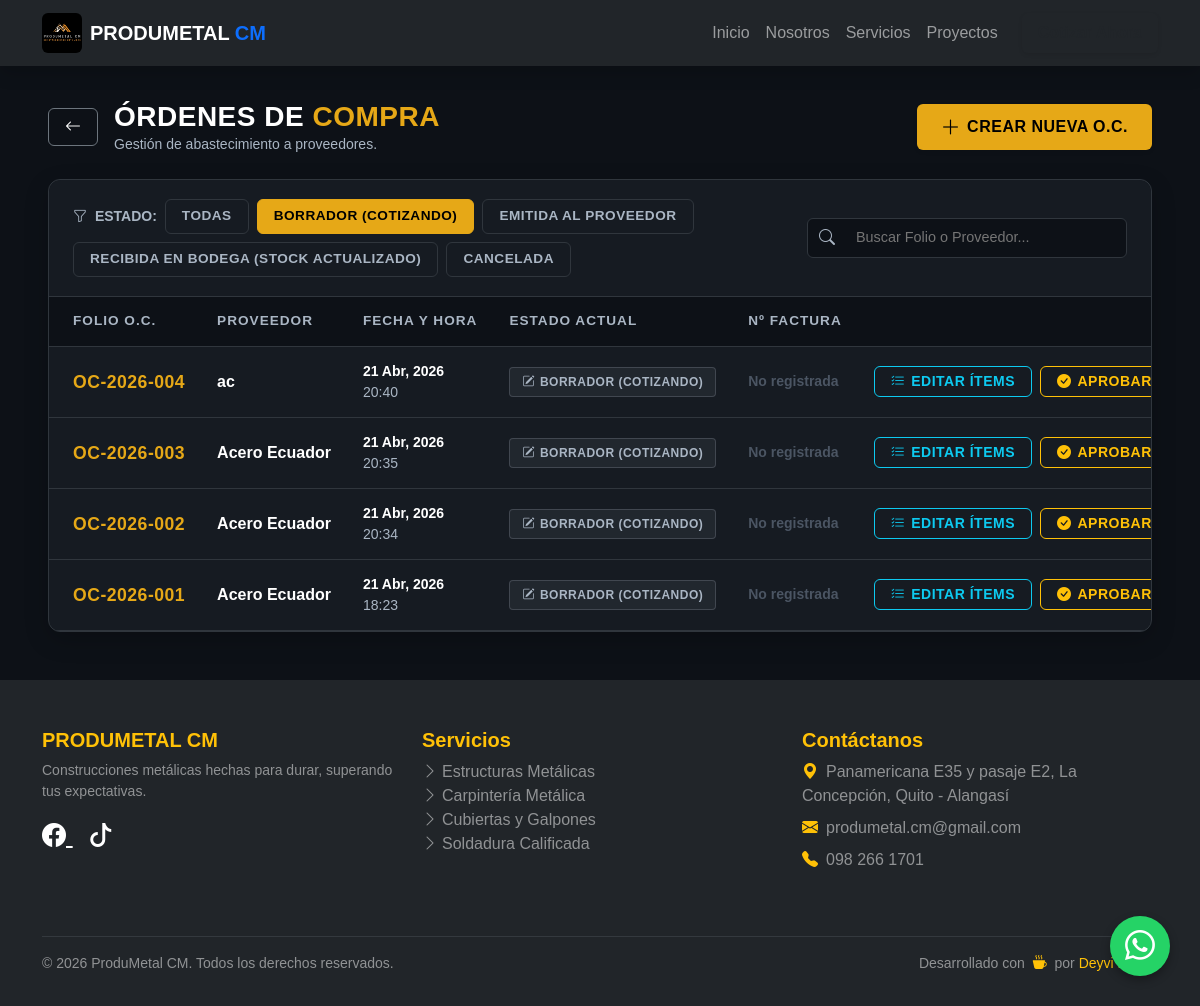
/erp/ordenes-compra/?estado=BORRADOR (signed in), run on an earlier commit of the app's database.
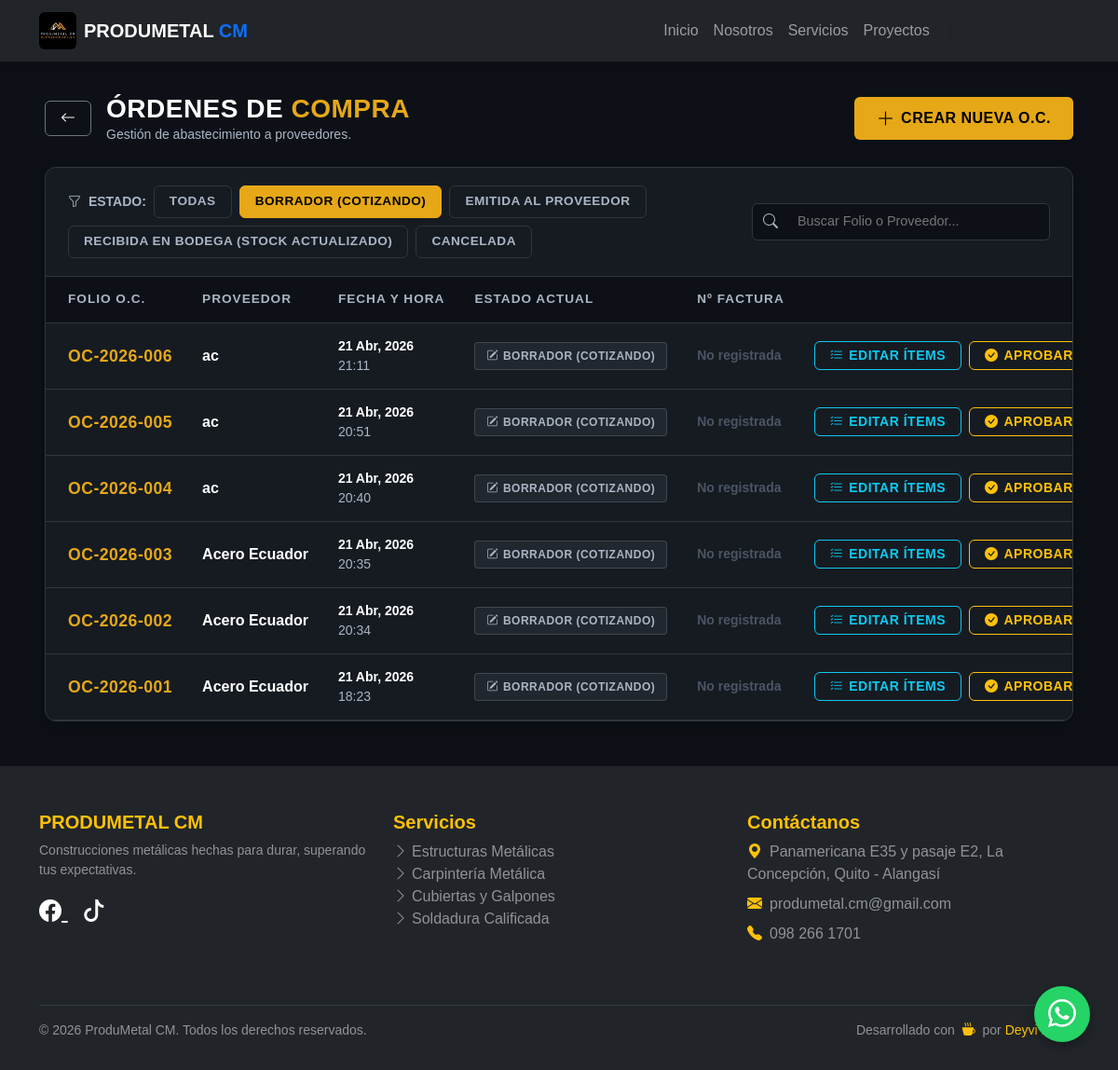
And on a later commit of the database.
### web/models.py (models this page shows, shortened)
class OrdenCompra(models.Model):
    ESTADOS = [
        ('BORRADOR', 'Borrador (Cotizando)'),
        ('EMITIDA', 'Emitida al Proveedor'),
        ('RECIBIDA', 'Recibida en Bodega (Stock Actualizado)'),
        ('CANCELADA', 'Cancelada'),
    ]
    folio = models.CharField(max_length=20, unique=True, blank=True, editable=False)
    proveedor = models.CharField(max_length=200, help_text="Nombre de la ferretería o distribuidor")
    fecha_creacion = models.DateTimeField(auto_now_add=True)
    creado_por = models.ForeignKey(User, on_delete=models.PROTECT, related_name='ordenes_compra')
    estado = models.CharField(max_length=20, choices=ESTADOS, default='BORRADOR')
    numero_factura = models.CharField(max_length=100, blank=True, null=True, verbose_name="N° de Factura")
    observaciones = models.TextField(blank=True, null=True, verbose_name="Observaciones")
    documento_respaldo = models.FileField(
        upload_to='compras_facturas/%Y/%m/',
        blank=True, null=True,
        validators=[FileExtensionValidator(allowed_extensions=['pdf', 'jpg', 'png'])],
        help_text="Sube la factura, nota de venta o guía de remisión"
    )
    class Meta:
        verbose_name_plural = "Órdenes de Compra"

### web/views.py (the view)
# urls.py: path('erp/ordenes-compra/', views.listar_ordenes_compra, name='listar_ordenes_compra'),
@login_required(login_url='login')
@user_passes_test(lambda u: es_bodeguero(u) or es_admin(u), login_url='dashboard_erp')
def listar_ordenes_compra(request):
    es_administrador = es_admin(request.user)
    if es_administrador:
        ordenes = OrdenCompra.objects.all().order_by('-fecha_creacion')
        estados_permitidos = OrdenCompra.ESTADOS
    else:
        ordenes = OrdenCompra.objects.exclude(estado='BORRADOR').order_by('-fecha_creacion')
        estados_permitidos = [est for est in OrdenCompra.ESTADOS if est[0] != 'BORRADOR']
    estado = request.GET.get('estado')
    if estado:
        ordenes = ordenes.filter(estado=estado)
    return render(request, 'web/erp/listar_oc.html', {
        'ordenes': ordenes,
        'estados': estados_permitidos,
        'estado_filtro': estado,
        'rol': 'Administrador' if es_administrador else 'Bodeguero',
    })

### web/views.py (called while the page is built)
def es_admin(user):
    return user.is_superuser

def es_bodeguero(user):
    return user.groups.filter(name='Bodeguero').exists() or user.is_superuser

### web/templates/web/erp/listar_oc.html (shortened to what the changed rows need)
{% extends 'web/base.html' %}
{% load static %}
{% block content %}
<div class="container-fluid px-3 px-xl-5 erp-container mb-5">
    <div class="card card-minimal overflow-hidden">
        <div class="filtros-bar">
            <div class="d-flex flex-column flex-lg-row justify-content-between align-items-start align-items-lg-center gap-3 w-100">
                <div class="d-flex flex-wrap align-items-center gap-2">
                    <span class="text-muted small text-uppercase fw-bold d-none d-md-inline"><i class="bi bi-funnel me-1"></i> Estado:</span>
                    <a href="?" class="filtro-chip {% if not estado_filtro %}active{% endif %}">Todas</a>
                    {% for clave, valor in estados %}
                        <a href="?estado={{ clave }}" class="filtro-chip {% if estado_filtro == clave %}active{% endif %}">
                            {{ valor }}
                        </a>
                    {% endfor %}
                </div>
            </div>
        </div>
        <div class="table-responsive">
            <table class="table table-modern mb-0" id="ocTable">
                <thead>
                    <tr>
                        <th class="ps-4">Folio O.C.</th>
                        <th>Proveedor</th>
                        <th>Fecha y Hora</th>
                        <th>Estado Actual</th>
                        <th>Nº Factura</th>
                        <th class="text-end pe-4">Acciones Operativas</th>
                    </tr>
                </thead>
                <tbody>
                    {% for oc in ordenes %}
                    <tr class="oc-row" data-busqueda="{{ oc.folio|lower }} {{ oc.proveedor|lower }} {{ oc.numero_factura|lower }}">
                        <td class="ps-4">
                            <div class="fw-bold" style="color: var(--pm-amber); font-size: 1.1rem; font-family: var(--font-display); letter-spacing: 0.5px;">{{ oc.folio }}</div>
                        </td>
                        <td>
                            <div class="fw-bold" style="color: var(--pm-text);">{{ oc.proveedor }}</div>
                        </td>
                        <td class="text-muted small">
                            <div class="fw-bold text-white">{{ oc.fecha_creacion|date:"d M, Y" }}</div>
                            {{ oc.fecha_creacion|time:"H:i" }}
                        </td>
                        <td>
                            <span class="badge-soft
                                {% if oc.estado == 'BORRADOR' %}badge-soft-borrador
                                {% elif oc.estado == 'EMITIDA' %}badge-soft-emitida
                                {% elif oc.estado == 'RECIBIDA' %}badge-soft-success
                                {% else %}badge-soft-danger{% endif %}">
                                {% if oc.estado == 'BORRADOR' %}<i class="bi bi-pencil-square"></i>
                                {% elif oc.estado == 'EMITIDA' %}<i class="bi bi-send-check"></i>
                                {% elif oc.estado == 'RECIBIDA' %}<i class="bi bi-box-seam"></i>
                                {% else %}<i class="bi bi-x-circle"></i>{% endif %}
                                {{ oc.get_estado_display }}
                            </span>
                        </td>
                        <td class="text-muted small fw-bold">
                            {{ oc.numero_factura|default:"<span style='color: #4b5563;'>No registrada</span>"|safe }}
                        </td>
                        <td class="text-end pe-4">
                            <div class="d-flex justify-content-end gap-2">
                                {% if oc.estado == 'BORRADOR' %}
                                    <a href="{% url 'añadir_items_oc' oc.id %}" class="btn btn-sm btn-outline-info btn-minimal px-3 py-1 border-info" title="Añadir Materiales">
                                        <i class="bi bi-list-check"></i> <span class="d-none d-xl-inline">Editar Ítems</span>
                                    </a>
                                    {% if rol == 'Administrador' %}
                                    <a href="{% url 'aprobar_oc' oc.id %}" class="btn btn-sm btn-outline-warning btn-minimal px-3 py-1 border-warning text-warning" title="Aprobar Orden" onclick="return confirm('¿Aprobar esta orden de compra?\n\nAl aprobarla, el bodeguero podrá verla en su pantalla y estará autorizado a recibir el material de esta factura.');">
                                        <i class="bi bi-check-circle-fill"></i> <span class="d-none d-xl-inline">Aprobar Orden</span>
                                    </a>
                                    {% endif %}
                                {% endif %}
                            </div>
                        </td>
                    </tr>
                    {% endfor %}
                </tbody>
            </table>
        </div>
    </div>
</div>
{% endblock %}s

What changed in the data, as far as the page shows it:
added OrdenCompra: folio "OC-2026-006", proveedor "ac", fecha_creacion "21 Abr, 2026", fecha_creacion "21:11", estado "BORRADOR (COTIZANDO)", numero_factura "No registrada", shows "EDITAR ÍTEMS", shows "APROBAR…"
added OrdenCompra: folio "OC-2026-005", proveedor "ac", fecha_creacion "21 Abr, 2026", fecha_creacion "20:51", estado "BORRADOR (COTIZANDO)", numero_factura "No registrada", shows "EDITAR ÍTEMS", shows "APROBAR…"
